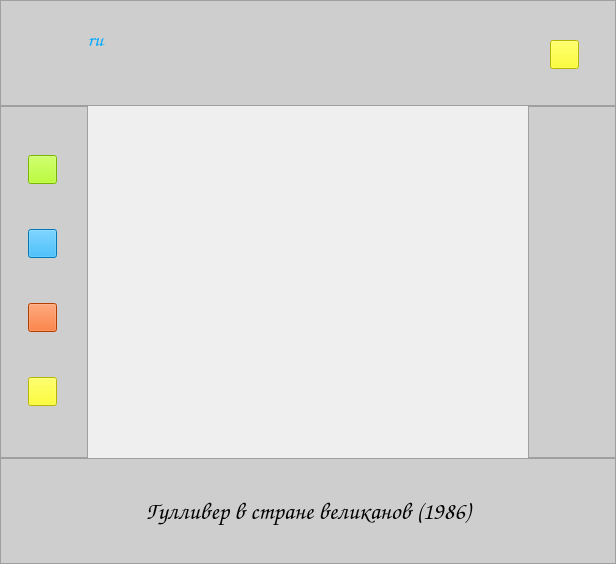
<?xml version="1.0" encoding="UTF-8"?>
<ui version="4.0">
 <class>Form</class>
 <widget class="QWidget" name="Form">
  <property name="geometry">
   <rect>
    <x>0</x>
    <y>0</y>
    <width>616</width>
    <height>564</height>
   </rect>
  </property>
  <property name="windowTitle">
   <string>Form</string>
  </property>
  <layout class="QVBoxLayout" name="verticalLayout" stretch="3,10,3">
   <property name="spacing">
    <number>0</number>
   </property>
   <property name="margin">
    <number>0</number>
   </property>
   <item>
    <widget class="QFrame" name="frame">
     <property name="styleSheet">
      <string notr="true">background-color: rgb(206, 206, 206);</string>
     </property>
     <property name="frameShape">
      <enum>QFrame::StyledPanel</enum>
     </property>
     <property name="frameShadow">
      <enum>QFrame::Raised</enum>
     </property>
     <widget class="QPushButton" name="pushButton_7">
      <property name="geometry">
       <rect>
        <x>550</x>
        <y>40</y>
        <width>29</width>
        <height>29</height>
       </rect>
      </property>
      <property name="minimumSize">
       <size>
        <width>29</width>
        <height>29</height>
       </size>
      </property>
      <property name="maximumSize">
       <size>
        <width>29</width>
        <height>29</height>
       </size>
      </property>
      <property name="styleSheet">
       <string notr="true">background-color: rgb(255, 255, 0);</string>
      </property>
      <property name="text">
       <string/>
      </property>
      <property name="flat">
       <bool>false</bool>
      </property>
     </widget>
     <widget class="QLabel" name="label_3">
      <property name="geometry">
       <rect>
        <x>80</x>
        <y>30</y>
        <width>31</width>
        <height>19</height>
       </rect>
      </property>
      <property name="font">
       <font>
        <family>Comic Sans MS</family>
        <pointsize>16</pointsize>
       </font>
      </property>
      <property name="styleSheet">
       <string notr="true">color: rgb(0, 170, 255);</string>
      </property>
      <property name="text">
       <string>ru</string>
      </property>
      <property name="alignment">
       <set>Qt::AlignCenter</set>
      </property>
     </widget>
    </widget>
   </item>
   <item>
    <layout class="QHBoxLayout" name="horizontalLayout" stretch="2,10,2">
     <property name="spacing">
      <number>0</number>
     </property>
     <item>
      <widget class="QFrame" name="frame_4">
       <property name="styleSheet">
        <string notr="true">background-color: rgb(206, 206, 206);</string>
       </property>
       <property name="frameShape">
        <enum>QFrame::StyledPanel</enum>
       </property>
       <property name="frameShadow">
        <enum>QFrame::Raised</enum>
       </property>
       <layout class="QVBoxLayout" name="verticalLayout_2">
        <property name="sizeConstraint">
         <enum>QLayout::SetMinimumSize</enum>
        </property>
        <property name="leftMargin">
         <number>27</number>
        </property>
        <item>
         <widget class="QPushButton" name="pushButton_3">
          <property name="minimumSize">
           <size>
            <width>29</width>
            <height>29</height>
           </size>
          </property>
          <property name="maximumSize">
           <size>
            <width>29</width>
            <height>29</height>
           </size>
          </property>
          <property name="styleSheet">
           <string notr="true">
background-color: rgb(170, 255, 0);</string>
          </property>
          <property name="text">
           <string/>
          </property>
          <property name="flat">
           <bool>false</bool>
          </property>
         </widget>
        </item>
        <item>
         <widget class="QPushButton" name="pushButton_4">
          <property name="minimumSize">
           <size>
            <width>29</width>
            <height>29</height>
           </size>
          </property>
          <property name="maximumSize">
           <size>
            <width>29</width>
            <height>29</height>
           </size>
          </property>
          <property name="styleSheet">
           <string notr="true">background-color: rgb(0, 170, 255);</string>
          </property>
          <property name="text">
           <string/>
          </property>
         </widget>
        </item>
        <item>
         <widget class="QPushButton" name="pushButton_5">
          <property name="minimumSize">
           <size>
            <width>29</width>
            <height>29</height>
           </size>
          </property>
          <property name="maximumSize">
           <size>
            <width>29</width>
            <height>29</height>
           </size>
          </property>
          <property name="styleSheet">
           <string notr="true">background-color: rgb(255, 85, 0);</string>
          </property>
          <property name="text">
           <string/>
          </property>
         </widget>
        </item>
        <item>
         <widget class="QPushButton" name="pushButton_6">
          <property name="minimumSize">
           <size>
            <width>29</width>
            <height>29</height>
           </size>
          </property>
          <property name="maximumSize">
           <size>
            <width>29</width>
            <height>29</height>
           </size>
          </property>
          <property name="styleSheet">
           <string notr="true">background-color: rgb(255, 255, 0);</string>
          </property>
          <property name="text">
           <string/>
          </property>
         </widget>
        </item>
       </layout>
      </widget>
     </item>
     <item>
      <widget class="QLabel" name="label">
       <property name="text">
        <string/>
       </property>
      </widget>
     </item>
     <item>
      <widget class="QFrame" name="frame_2">
       <property name="styleSheet">
        <string notr="true">background-color: rgb(206, 206, 206);</string>
       </property>
       <property name="frameShape">
        <enum>QFrame::StyledPanel</enum>
       </property>
       <property name="frameShadow">
        <enum>QFrame::Raised</enum>
       </property>
      </widget>
     </item>
    </layout>
   </item>
   <item>
    <widget class="QFrame" name="frame_3">
     <property name="styleSheet">
      <string notr="true">background-color: rgb(206, 206, 206);</string>
     </property>
     <property name="frameShape">
      <enum>QFrame::StyledPanel</enum>
     </property>
     <property name="frameShadow">
      <enum>QFrame::Raised</enum>
     </property>
     <layout class="QHBoxLayout" name="horizontalLayout_2">
      <item>
       <widget class="QLabel" name="label_2">
        <property name="font">
         <font>
          <family>Comic Sans MS</family>
          <pointsize>18</pointsize>
          <stylestrategy>PreferAntialias</stylestrategy>
          <kerning>true</kerning>
         </font>
        </property>
        <property name="cursor">
         <cursorShape>IBeamCursor</cursorShape>
        </property>
        <property name="layoutDirection">
         <enum>Qt::LeftToRight</enum>
        </property>
        <property name="text">
         <string>Гулливер в стране великанов (1986)</string>
        </property>
        <property name="scaledContents">
         <bool>true</bool>
        </property>
        <property name="alignment">
         <set>Qt::AlignCenter</set>
        </property>
        <property name="wordWrap">
         <bool>false</bool>
        </property>
       </widget>
      </item>
     </layout>
    </widget>
   </item>
  </layout>
 </widget>
 <resources/>
 <connections/>
</ui>
